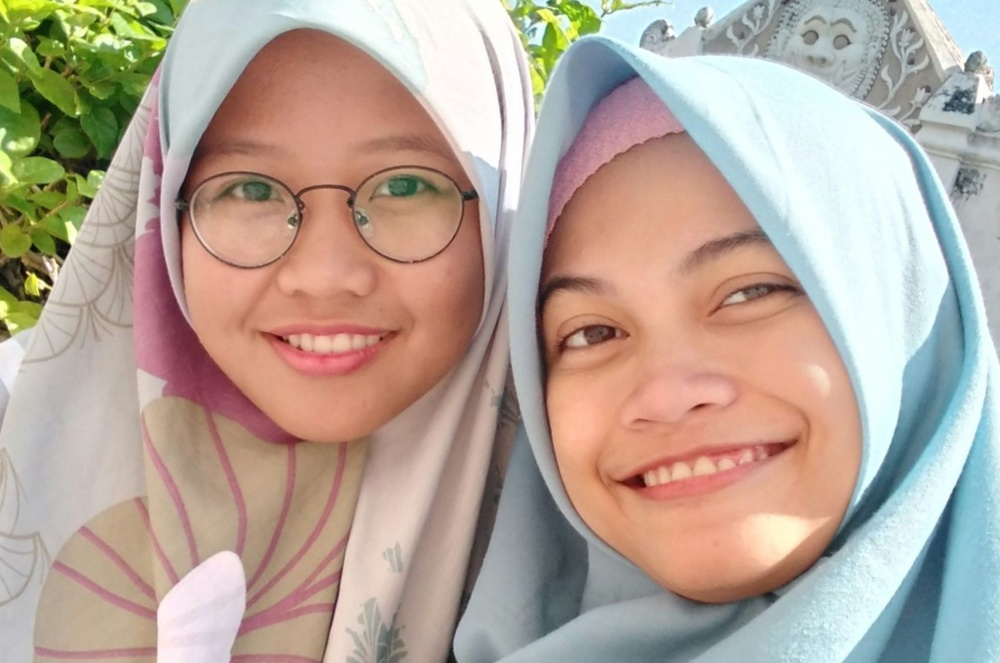
#> input picture image_processing/img/mut.jpg, 1000 x 663 px, shrunk from 1504 x 997 before the run; its folder holds only this picture in this run
$ python toxml.py
#> lines starting #> are read from the running program, lines starting #| are printed output that depends on the picture; after the words box and inside, x2 and y2 are one past the last pixel; in counts of white or black regions, pixels touching at a corner belong together
import os
import cv2
from lxml import etree
import xml.etree.cElementTree as ET

face_cascade = cv2.CascadeClassifier('file-xml/face-detect.xml') # ganti sama file cascade kamu

folder = 'img'  # simpan gambar dan file py ini dalam folder yg sama, cantumkan nama folder nya disini
label = 'face'  # nama objek yg pengen di detect

BASE_DIR = os.path.dirname(__file__)
image_dir = os.path.join(BASE_DIR, 'img')
print(image_dir)

for root, dirs, files in os.walk(image_dir):
    for file in files:
        # if file.endswith('jpg') or file.endswith('JPG') or file.endswith('png'):
        if file.endswith('jpg'):
            path_img = image_dir+"/"+file
            objects = []

            print(path_img)
            # print(root,dirs,file)

            image = cv2.imread(path_img)
#> image is the input picture: shape (663, 1000, 3); mean B, G, R 152.8, 165.4, 181.6
            height, width, depth = image.shape
#> height = 663; width = 1000; depth = 3

            print(height,width,depth)
#| 663 1000 3

            gray = cv2.cvtColor(image, cv2.COLOR_BGR2GRAY)  # cvt = convert
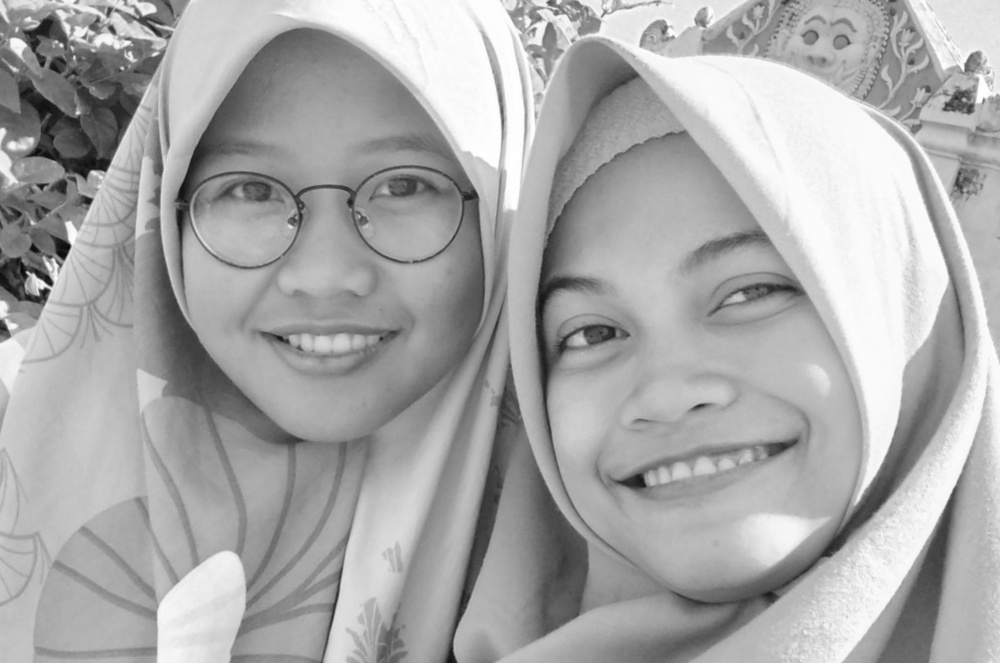
#> gray: shape (663, 1000); min 5, max 255, mean 168.8
            face = face_cascade.detectMultiScale(gray, 1.3, 5)
#> face = [[163, 195, 170, 170]]
            min, max = [], []
            x,y,w,h = 0,0,0,0
            for x, y, w, h in face:
                cv2.rectangle(image, (x, y), (x + w, y + h), (0, 255, 0), 2)
                # cv2.putText(image, 'ini koordinat', (x+w,y+h), cv2.FONT_HERSHEY_SIMPLEX, 1, (255, 255, 255), 2,cv2.LINE_AA)
                min.append((x, y))
                max.append((x+w, y+h))
                objects.append(label)
                print(x, y, x+w, y+h)
#> this loop made 1 pass
#| 163 195 333 365
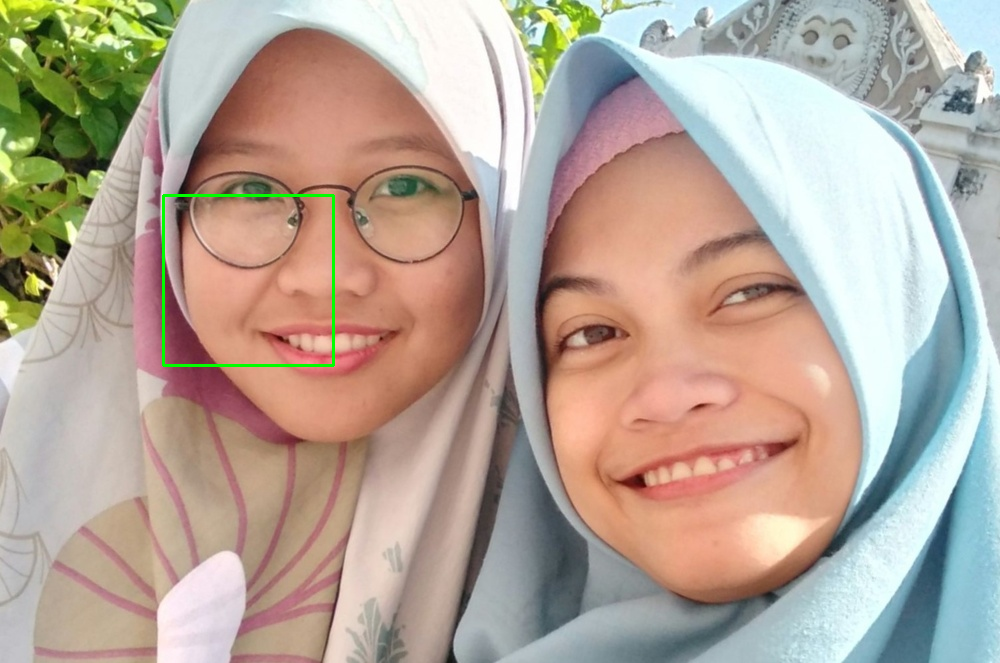
#> image: shape (663, 1000, 3); 0.31% of pixels changed, all inside (x1, y1, x2, y2) = (162, 194, 335, 367)
#> after the loop, max = [(333, 365)]; min = [(163, 195)]; objects = ['face']

            cv2.imshow("img", image)
            cv2.waitKey(0)

            annotation = ET.Element('annotation')
            ET.SubElement(annotation, 'folder').text = folder
            ET.SubElement(annotation, 'filename').text = file
            ET.SubElement(annotation, 'path').text = path_img

            source = ET.SubElement(annotation, 'source')
            ET.SubElement(source, 'database').text = 'Unknown'

            size = ET.SubElement(annotation, 'size')
            ET.SubElement(size, 'width').text = str(width)
            ET.SubElement(size, 'height').text = str(height)
            ET.SubElement(size, 'depth').text = str(depth)
            ET.SubElement(annotation, 'segmented').text = '0'

            # [12 lines of commented-out code are left out]

            for obj, topl, botr in zip(objects, min, max):
                ob = ET.SubElement(annotation, 'object')
                ET.SubElement(ob, 'name').text = obj
                ET.SubElement(ob, 'pose').text = 'Unspecified'
                ET.SubElement(ob, 'truncated').text = '0'
                ET.SubElement(ob, 'difficult').text = '0'

                # xmin,ymin
                bbox = ET.SubElement(ob, 'bndbox')
                ET.SubElement(bbox, 'xmin').text = str(topl[0])
                ET.SubElement(bbox, 'ymin').text = str(topl[1])
                ET.SubElement(bbox, 'xmax').text = str(botr[0])
                ET.SubElement(bbox, 'ymax').text = str(botr[1])
#> this loop made 1 pass
#> (obj, topl, botr) on pass 1: ('face', (163, 195), (333, 365))

            xml_str = ET.tostring(annotation)
            root = etree.fromstring(xml_str)
            xml_str = etree.tostring(root, pretty_print=True)
            file = str(file)
            img_name = file[:-3]
            save_path = os.path.join(folder, file.replace('jpg', 'xml'))
            with open(save_path, 'wb') as temp_xml:
                temp_xml.write(xml_str)

$ run again, on image_processing/img/mut_ndah.jpg
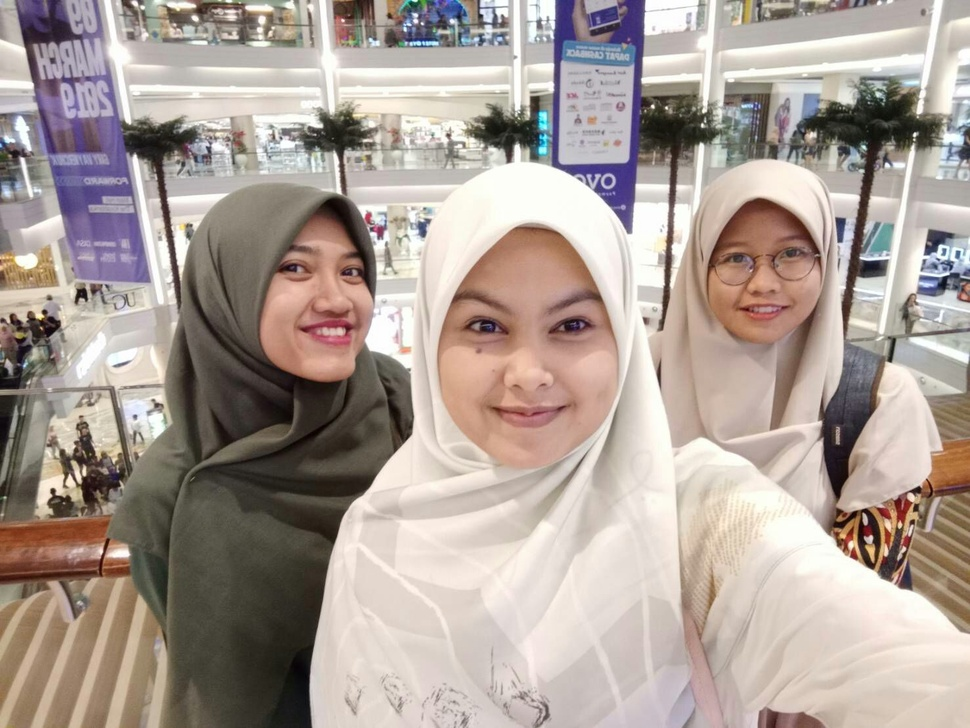
#> input picture image_processing/img/mut_ndah.jpg, 970 x 728 px, shrunk from 1477 x 1108 before the run
#> image is the input picture: shape (728, 970, 3); mean B, G, R 151.8, 159.4, 172
#| 728 970 3
#> `gray = cv2.cvtColor(image, cv2.COLOR_BGR2GRAY)`:
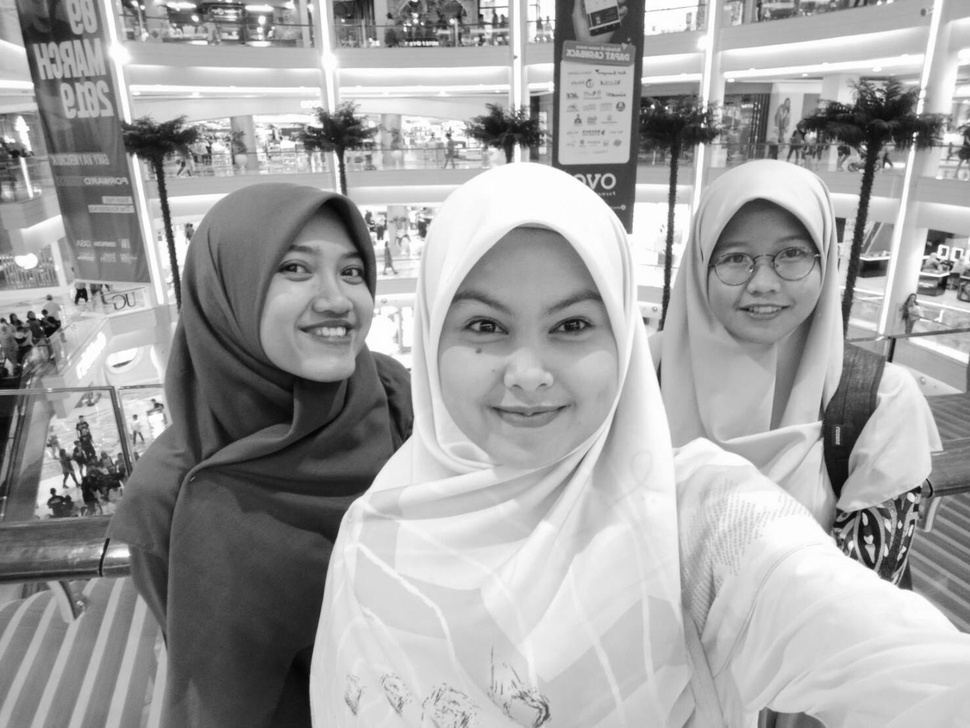
#> gray: shape (728, 970); min 3, max 255, mean 162.3
#> face = [[700, 214, 128, 128], [420, 256, 211, 211]]
#> the loop `for x, y, w, h in face:` made 2 passes
#> (printed output is left out)
#> after the loop `for x, y, w, h in face:`:
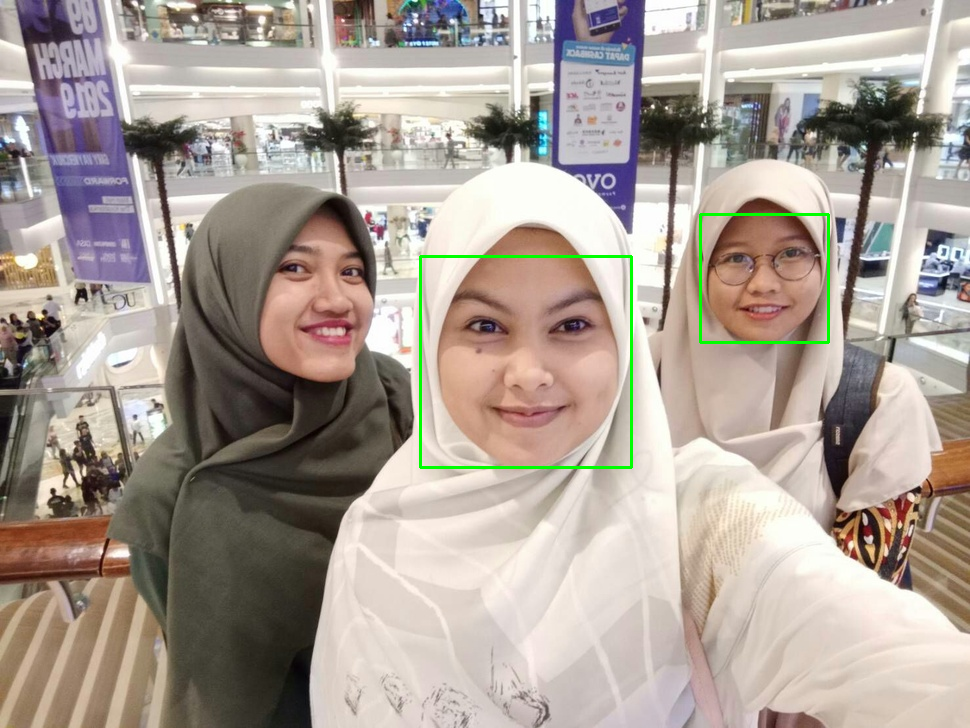
#> image: shape (728, 970, 3); 0.57% of pixels changed, all inside (x1, y1, x2, y2) = (419, 213, 830, 469)
#> after the loop `for x, y, w, h in face:`: max = [(828, 342), (631, 467)]; min = [(700, 214), (420, 256)]; objects = ['face', 'face']
#> the loop `for obj, topl, botr in zip(objects, min, max):` made 2 passes
#> (obj, topl, botr) on passes 1 to 2: ('face', (700, 214), (828, 342)), ('face', (420, 256), (631, 467))
